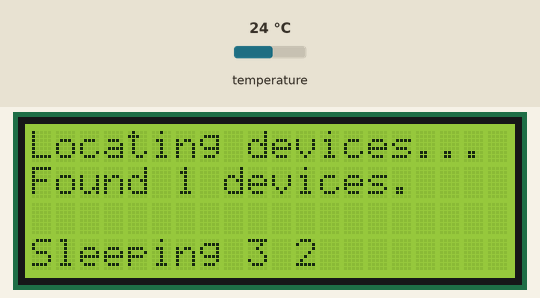
The sketch below on a simulated ESP8266 (NodeMCU). Parts: 20×4 character LCD. The test bench sets the inputs (shaded band); at power-on: temperature 24 °C. WiFi joins after 1.5 s; servers stay silent unless stated.

Above: at 1.1 s.
At 5.7 s:
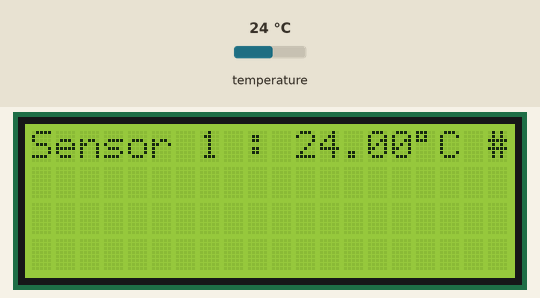
5.8 s: temperature set to 3 °C
At 8.2 s:
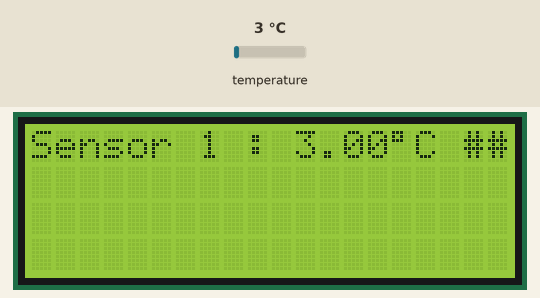
9.0 s: temperature set to 12 °C
At 10.7 s:
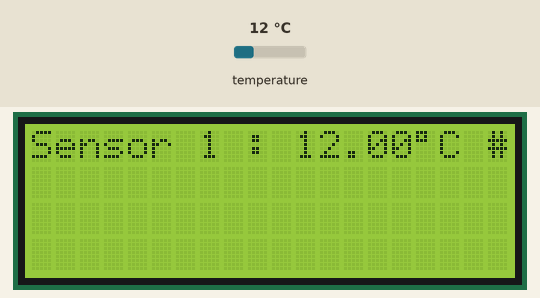
11.7 s: temperature set to 19 °C
Timing chart, 0 to 14.7 s (numbered marks = the images above; inputs shaded):
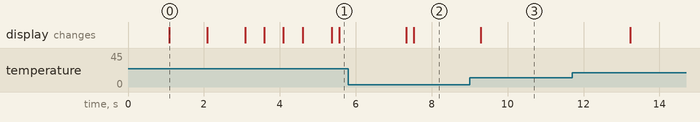

Measured:
- after the input at 5.8 s, the display: first changes after 1.5 s (image 2 shows a later state)
- after the input at 9.0 s, the display: changes after 0.30 s (image 3)

The sketch:

SousVideLogger.ino
```cpp
#include <LiquidCrystal.h>
#include <OneWire.h>
#include <DallasTemperature.h>
#include <ESP8266WiFi.h>

// Connections for LCD need to be as follows:
// LiquidCrystal lcd(rs, rw, E, d4, d5, d6, d7);
LiquidCrystal lcd(2, 0, 4, 5, 12, 14, 16);


//Define pin used for temp probes
#define ONE_WIRE_BUS 13
// Setup a oneWire instance to communicate with D18S20's
OneWire oneWire(ONE_WIRE_BUS);
// Pass oneWire reference to DallasTemperature library
DallasTemperature sensors(&oneWire);

// Variable defs
int timeout = 0;
int deviceCount = 0;
float temperature;
float mytemps[4];


//Wifi information use to connect to wifi
char* ssid = "Wifiname";
const char* password =  "passphrase";

//Information host to recieve data
const uint16_t port = 8090; //Port socket is listening on
const char * host = "192.168.1.1"; //ip address socket is listening on.


void setup()
{
  Serial.begin(9600);
  lcd.begin(20,4);              // Setup size of LCD
  lcd.clear();                  // start with a blank screen
  sensors.begin();  // Start up the sensor library
  lcd.setCursor(0,0); //Set cusor to position 0 first line of display
  lcd.print("Locating devices..."); //write text on first line of display
  lcd.setCursor(0,1);
  lcd.print("Found ");
  deviceCount = sensors.getDeviceCount(); // locate devices on the bus and return number of devices
  lcd.print(deviceCount);
  lcd.print(" devices.");
  lcd.setCursor(0,3);
  lcd.print("Sleeping ");
  lcd.print("3 ");
  delay(1000);
  lcd.print("2 ");
  delay(1000);
  lcd.print("1 ");
  delay(1000);
  lcd.clear();
  lcd.setCursor(0,0);
  lcd.print("Trying to connect to");
  lcd.setCursor(0,1);
  lcd.print(ssid);


  WiFi.begin(ssid, password);
  while (WiFi.status() != WL_CONNECTED and timeout < 20) {
    delay(500);
    lcd.println("..");
    timeout = timeout + 1;
    }
  lcd.clear();
  if ( timeout >= 20) { //if connection to wifi have not been made within the time print information.
    lcd.setCursor(0,0);
    lcd.print("Failed to connect to wifi");
    lcd.setCursor(0,1);
    lcd.print("Data will not not be send");
    delay(2000);
    }
}

void loop()
{
  WiFiClient client;
  while (true) {
    sensors.requestTemperatures();
    // Display temperature from each sensor by looping over the number of sensors previously obtained.
    // By using the index to select the line in the display the sensors are printed on individual lines in the LCD
    for (int i = 0;  i < deviceCount;  i++) {
      lcd.setCursor(0,i);
      lcd.print("Sensor ");
      lcd.print(i+1);
      lcd.print(" : ");
      temperature = sensors.getTempCByIndex(i);
      lcd.print(temperature);
      lcd.print((char)223);//shows degrees symbol
      lcd.print("C ");
      mytemps[i] = temperature; //write temperature to array to alway to a fixed length array to the server
      }
    if (timeout < 20) { //only send data if wifi connection didn't timeout during setup
      if (!client.connected()) { //if connection to socket server no established, establish it
        client.connect(host, port);
        }
      if (!client.connected()) { //if not connection don't sendt data
        lcd.print("!"); //indicate data is NOT send by ! mark in buttom right coner
        }
      else { //If connection established send data to socket
        client.println("###");
        for(int i = 0; i < 4; i++) {
          client.println(mytemps[i]);
          }
        lcd.print("#"); //indicate data IS send by ! mark in buttom right coner
        }
      }
    delay(1000); //refresh rate
    }
  }
```
